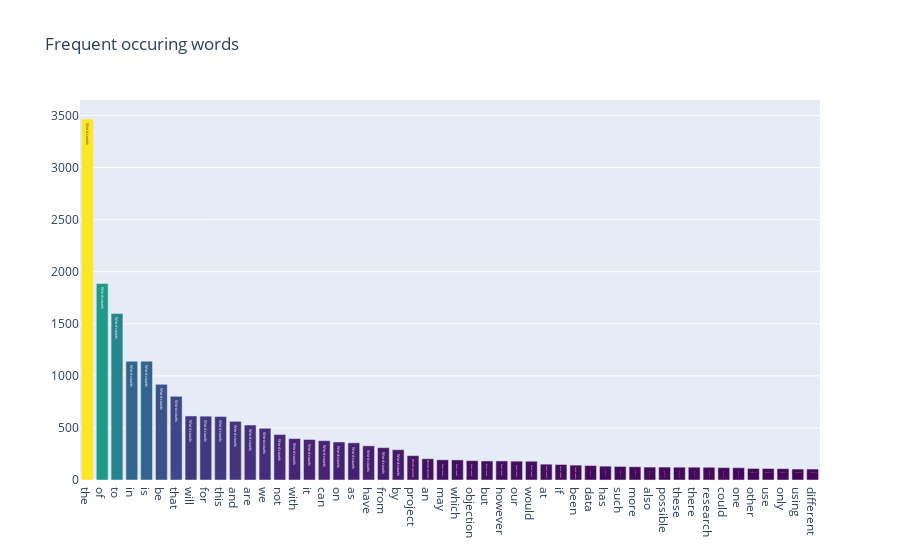

This figure's notebook cell:
### Code cell
#displaying the bar chart
iplot(dataset_count_before_bar, filename='basic-bar')

### Figure 1 — Plotly figure (JSON) as saved in the notebook; plotly's stock layout.template omitted (floating-point values rounded to 4 significant figures)
{"data": [{"marker": {"color": [3466, 1887, 1599, 1140, 1140, 919, 803, 615, 613, 610, 563, 528, 497, 437, 398, 389, 378, 365, 357, 328, 311, 291, 234, 204, 194, 193, 186, 183, 183, 181, 180, 152, 149, 143, 139, 133, 130, 127, 124, 124, 123, 123, 122, 119, 118, 111, 110, 109, 105, 105, 102, 102, 99, 99, 98, 96, 96, 94, 93, 93, 90, 89, 88, 85, 85, 84, 81, 80, 79, 79, 78, 77, 75, 74, 74, 72, 71, 70, 69, 69, 67, 67, 66, 66, 66, 66, 65, 65, 64, 64, 64, 61, 61, 61, 61, 60, 58, 57, 57, 56], "colorscale": [[0, "#440154"], [0.1111, "#482878"], [0.2222, "#3e4989"], [0.3333, "#31688e"], [0.4444, "#26828e"], [0.5556, "#1f9e89"], [0.6667, "#35b779"], [0.7778, "#6ece58"], [0.8889, "#b5de2b"], [1, "#fde725"]]}, "text": "Word counts", "type": "bar", "x": ["the", "of", "to", "in", "is", "be", "that", "will", "for", "this", "and", "are", "we", "not", "with", "it", "can", "on", "as", "have", "from", "by", "project", "an", "may", "which", "objection", "but", "however", "our", "would", "at", "if", "been", "data", "has", "such", "more", "also", "possible", "these", "there", "research", "could", "one", "other", "use", "only", "using", "different"], "y": [3466, 1887, 1599, 1140, 1140, 919, 803, 615, 613, 610, 563, 528, 497, 437, 398, 389, 378, 365, 357, 328, 311, 291, 234, 204, 194, 193, 186, 183, 183, 181, 180, 152, 149, 143, 139, 133, 130, 127, 124, 124, 123, 123, 122, 119, 118, 111, 110, 109, 105, 105]}], "layout": {"title": {"text": "Frequent occuring words"}}}
